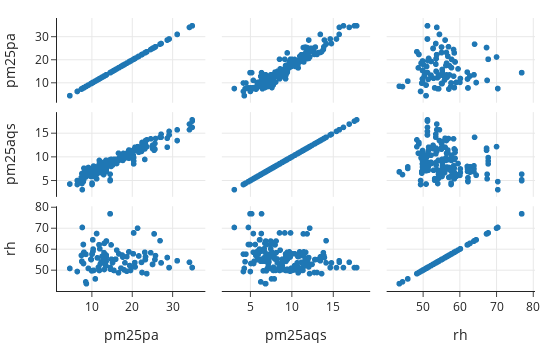

Notebook cell for this chart:
### Markdown cell above
These four plots show a linear relationship between the two sources of air quality measurements. And, the slopes appear to be similar, which means that a multiple linear model may fit well. It's difficult to see from these plots if the relative humidity affects the intercept much. 

We also want to examine the pairwise scatter plots between the three features. When two explanatory features are highly correlated, their coefficients in the model may be unstable.  While linear relationships between three or more features may not show up in pairwise plots, it's still a good idea to check:

### Code cell
px.scatter_matrix(GA[['pm25pa', 'pm25aqs', 'rh']],
                  width=550, height=350)

### Figure 1 — Plotly figure (JSON) as saved in the notebook; plotly's stock layout.template omitted (floating-point values rounded to 4 significant figures; data arrays with more than 128 entries replaced by an {"elided": "..."} marker saying what was removed)
{"data": [{"dimensions": [{"axis": {"matches": true}, "label": "pm25pa", "values": {"elided": "176 float values"}}, {"axis": {"matches": true}, "label": "pm25aqs", "values": {"elided": "176 float values"}}, {"axis": {"matches": true}, "label": "rh", "values": {"elided": "176 float values"}}], "hovertemplate": "%{xaxis.title.text}=%{x}<br>%{yaxis.title.text}=%{y}<extra></extra>", "legendgroup": "", "marker": {"color": "#1F77B4", "symbol": "circle"}, "name": "", "showlegend": false, "type": "splom"}], "layout": {"dragmode": "select", "height": 350, "legend": {"tracegroupgap": 0}, "width": 550, "xaxis": {"autorange": true, "range": [1.023, 38.44], "type": "linear"}, "xaxis2": {"autorange": true, "range": [1.384, 19.62], "type": "linear"}, "xaxis3": {"autorange": true, "range": [39.7, 80.84], "type": "linear"}, "yaxis": {"autorange": true, "range": [1.023, 38.44], "type": "linear"}, "yaxis2": {"autorange": true, "range": [1.384, 19.62], "type": "linear"}, "yaxis3": {"autorange": true, "range": [39.7, 80.84], "type": "linear"}}}
